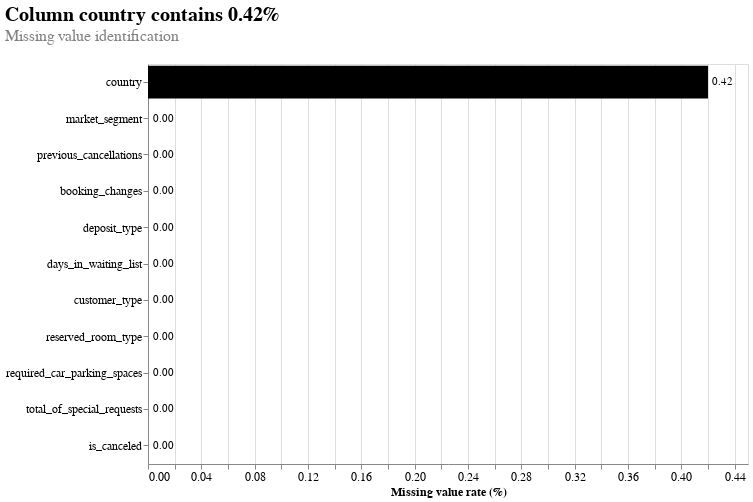

The cell this chart's notebook holds for it:
### Markdown cell above
In this phase, I will firstly investigate the mechanism of missing values and perform a necessary action for handling the missing values in column `country`. Second, outliers will also be examined to minimize their effects on the model's performance. 
#### <b>Missing Value Identification & Treatment</b>

### Code cell
# visualize missing values
na_df = (df.isna().mean()*100).reset_index(name='percentage')
na_df['peercentage'] = round(na_df['percentage'], 2)

bar = alt.Chart(na_df).mark_bar().encode(
    x=alt.X('percentage', title='Missing value rate (%)', axis=alt.Axis(labelFontSize=12, titleFontSize=12)),
    y=alt.Y('index', title=None, sort='-x', axis=alt.Axis(labelFontSize=12)),
    tooltip=alt.Tooltip('percentage', format='.2f'),
    color=alt.condition(
        alt.FieldOneOfPredicate(field='index', oneOf=['last_review', 'reviews_per_month', 'name', 'host_name']),
        alt.value('red'),
        alt.value('black'))
)
text = bar.mark_text(
    align='center',
    baseline='bottom',
    dx= 15,
    dy=5
).encode(
    alt.Text('percentage', format='.2f') 
)
(bar + text).properties(
    title=alt.Title('Column country contains 0.42%',
                    subtitle='Missing value identification',
                    subtitleColor='grey',
                    anchor='start',
                    fontSize=20,
                    subtitleFontSize=16,
                    offset=20),
                    width=600, 
                    height=400
).configure_axis(
    labelFontSize=12,
    titleFontSize=14
)

### Figure 1 — Vega-Lite specification as saved in the notebook (floating-point values rounded to 4 significant figures)
{"config": {"view": {"continuousWidth": 300, "continuousHeight": 300}, "axis": {"labelFontSize": 12, "titleFontSize": 14}}, "layer": [{"mark": {"type": "bar"}, "encoding": {"color": {"condition": {"test": {"field": "index", "oneOf": ["last_review", "reviews_per_month", "name", "host_name"]}, "value": "red"}, "value": "black"}, "tooltip": {"field": "percentage", "format": ".2f", "type": "quantitative"}, "x": {"axis": {"labelFontSize": 12, "titleFontSize": 12}, "field": "percentage", "title": "Missing value rate (%)", "type": "quantitative"}, "y": {"axis": {"labelFontSize": 12}, "field": "index", "sort": "-x", "title": null, "type": "nominal"}}}, {"mark": {"type": "text", "align": "center", "baseline": "bottom", "dx": 15, "dy": 5}, "encoding": {"color": {"condition": {"test": {"field": "index", "oneOf": ["last_review", "reviews_per_month", "name", "host_name"]}, "value": "red"}, "value": "black"}, "text": {"field": "percentage", "format": ".2f", "type": "quantitative"}, "tooltip": {"field": "percentage", "format": ".2f", "type": "quantitative"}, "x": {"axis": {"labelFontSize": 12, "titleFontSize": 12}, "field": "percentage", "title": "Missing value rate (%)", "type": "quantitative"}, "y": {"axis": {"labelFontSize": 12}, "field": "index", "sort": "-x", "title": null, "type": "nominal"}}}], "data": {"name": "data-29893069e7a8b70d2ea176d1b7b52664"}, "height": 400, "title": {"text": "Column country contains 0.42%", "anchor": "start", "fontSize": 20, "offset": 20, "subtitle": "Missing value identification", "subtitleColor": "grey", "subtitleFontSize": 16}, "width": 600, "$schema": "https://vega.github.io/schema/vega-lite/v5.16.3.json", "datasets": {"data-29893069e7a8b70d2ea176d1b7b52664": [{"index": "country", "percentage": 0.42, "peercentage": 0.42}, {"index": "market_segment", "percentage": 0.0, "peercentage": 0.0}, {"index": "previous_cancellations", "percentage": 0.0, "peercentage": 0.0}, {"index": "booking_changes", "percentage": 0.0, "peercentage": 0.0}, {"index": "deposit_type", "percentage": 0.0, "peercentage": 0.0}, {"index": "days_in_waiting_list", "percentage": 0.0, "peercentage": 0.0}, {"index": "customer_type", "percentage": 0.0, "peercentage": 0.0}, {"index": "reserved_room_type", "percentage": 0.0, "peercentage": 0.0}, {"index": "required_car_parking_spaces", "percentage": 0.0, "peercentage": 0.0}, {"index": "total_of_special_requests", "percentage": 0.0, "peercentage": 0.0}, {"index": "is_canceled", "percentage": 0.0, "peercentage": 0.0}]}}
